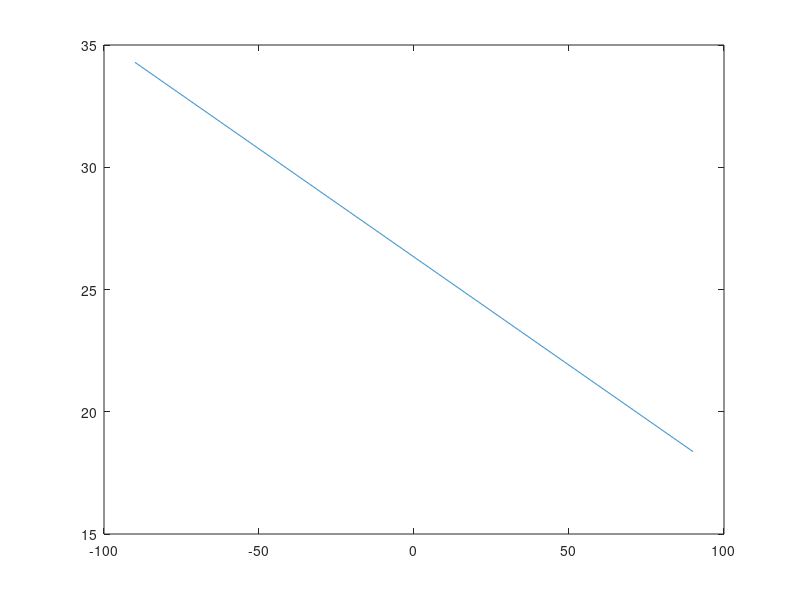

MATLAB code for this plot:
R3_m90 = 18.37;
R3_90 = 2.45;
pendiente = (R3_m90 - R3_90) / (-90 - 90);
rango_angulo = -90:0.1:90;
resistencia_potenciometro = pendiente * (rango_angulo - 90) + R3_m90;
plot(rango_angulo, resistencia_potenciometro)
save('info_calibracion.mat', 'rango_angulo', 'resistencia_potenciometro')